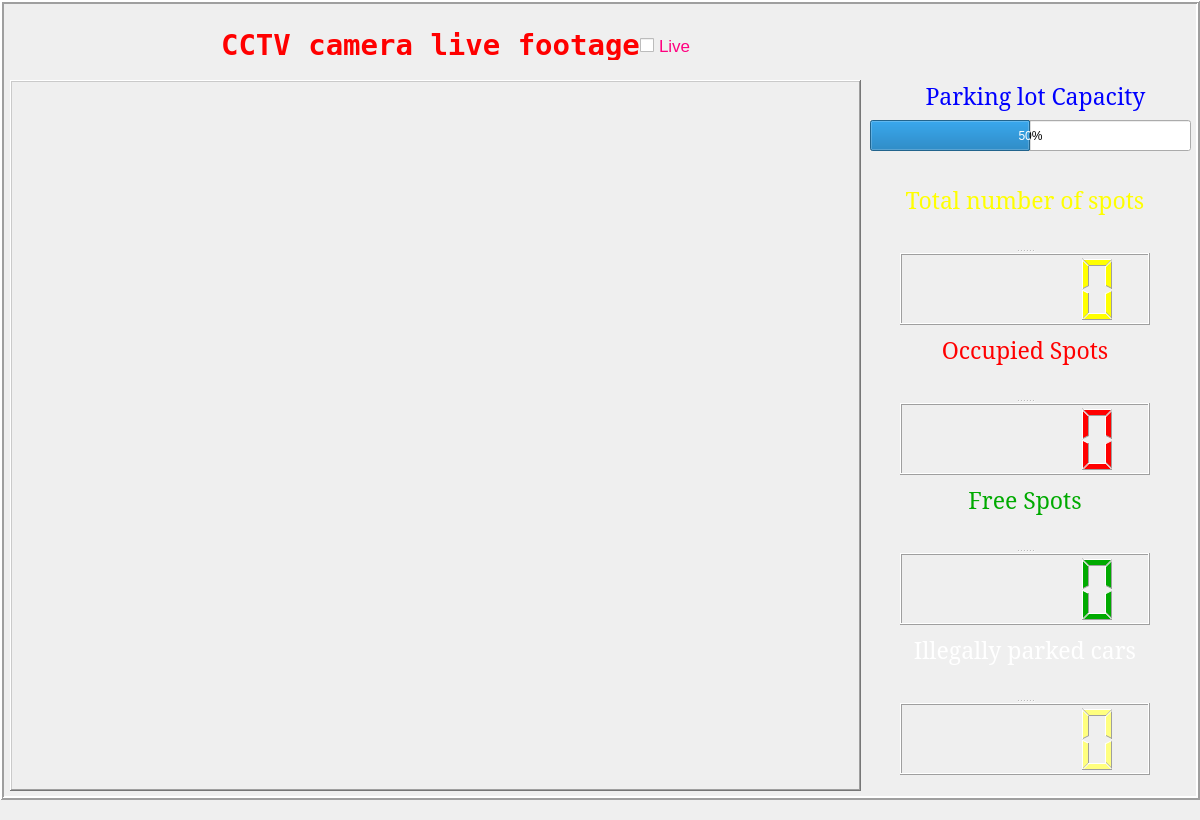
<?xml version="1.0" encoding="UTF-8"?>
<ui version="4.0">
 <class>MainWindow</class>
 <widget class="QMainWindow" name="MainWindow">
  <property name="geometry">
   <rect>
    <x>0</x>
    <y>0</y>
    <width>1200</width>
    <height>820</height>
   </rect>
  </property>
  <property name="maximumSize">
   <size>
    <width>1200</width>
    <height>820</height>
   </size>
  </property>
  <property name="windowTitle">
   <string>MainWindow</string>
  </property>
  <widget class="QWidget" name="centralwidget">
   <widget class="QLabel" name="background">
    <property name="geometry">
     <rect>
      <x>0</x>
      <y>0</y>
      <width>1200</width>
      <height>800</height>
     </rect>
    </property>
    <property name="frameShape">
     <enum>QFrame::Box</enum>
    </property>
    <property name="frameShadow">
     <enum>QFrame::Raised</enum>
    </property>
    <property name="lineWidth">
     <number>2</number>
    </property>
    <property name="text">
     <string/>
    </property>
    <property name="pixmap">
     <pixmap>../../../../Downloads/1116882.jpg</pixmap>
    </property>
    <property name="scaledContents">
     <bool>true</bool>
    </property>
   </widget>
   <widget class="QProgressBar" name="capacity_bar">
    <property name="geometry">
     <rect>
      <x>870</x>
      <y>120</y>
      <width>321</width>
      <height>31</height>
     </rect>
    </property>
    <property name="value">
     <number>50</number>
    </property>
    <property name="alignment">
     <set>Qt::AlignCenter</set>
    </property>
    <property name="textVisible">
     <bool>true</bool>
    </property>
    <property name="orientation">
     <enum>Qt::Horizontal</enum>
    </property>
    <property name="invertedAppearance">
     <bool>false</bool>
    </property>
    <property name="textDirection">
     <enum>QProgressBar::TopToBottom</enum>
    </property>
   </widget>
   <widget class="QLabel" name="label_2">
    <property name="geometry">
     <rect>
      <x>910</x>
      <y>80</y>
      <width>251</width>
      <height>31</height>
     </rect>
    </property>
    <property name="palette">
     <palette>
      <active>
       <colorrole role="WindowText">
        <brush brushstyle="SolidPattern">
         <color alpha="255">
          <red>0</red>
          <green>0</green>
          <blue>255</blue>
         </color>
        </brush>
       </colorrole>
      </active>
      <inactive>
       <colorrole role="WindowText">
        <brush brushstyle="SolidPattern">
         <color alpha="255">
          <red>0</red>
          <green>0</green>
          <blue>255</blue>
         </color>
        </brush>
       </colorrole>
      </inactive>
      <disabled>
       <colorrole role="WindowText">
        <brush brushstyle="SolidPattern">
         <color alpha="255">
          <red>120</red>
          <green>120</green>
          <blue>120</blue>
         </color>
        </brush>
       </colorrole>
      </disabled>
     </palette>
    </property>
    <property name="font">
     <font>
      <family>MS Serif</family>
      <pointsize>17</pointsize>
      <weight>50</weight>
      <bold>false</bold>
     </font>
    </property>
    <property name="text">
     <string>Parking lot Capacity</string>
    </property>
    <property name="alignment">
     <set>Qt::AlignCenter</set>
    </property>
   </widget>
   <widget class="QLabel" name="live_feed">
    <property name="geometry">
     <rect>
      <x>10</x>
      <y>80</y>
      <width>851</width>
      <height>711</height>
     </rect>
    </property>
    <property name="frameShape">
     <enum>QFrame::WinPanel</enum>
    </property>
    <property name="frameShadow">
     <enum>QFrame::Raised</enum>
    </property>
    <property name="lineWidth">
     <number>2</number>
    </property>
    <property name="midLineWidth">
     <number>1</number>
    </property>
    <property name="text">
     <string/>
    </property>
    <property name="pixmap">
     <pixmap>parking_footage/22.png</pixmap>
    </property>
    <property name="scaledContents">
     <bool>true</bool>
    </property>
   </widget>
   <widget class="QLabel" name="label_4">
    <property name="geometry">
     <rect>
      <x>10</x>
      <y>29</y>
      <width>841</width>
      <height>31</height>
     </rect>
    </property>
    <property name="palette">
     <palette>
      <active>
       <colorrole role="WindowText">
        <brush brushstyle="SolidPattern">
         <color alpha="255">
          <red>255</red>
          <green>0</green>
          <blue>0</blue>
         </color>
        </brush>
       </colorrole>
      </active>
      <inactive>
       <colorrole role="WindowText">
        <brush brushstyle="SolidPattern">
         <color alpha="255">
          <red>255</red>
          <green>0</green>
          <blue>0</blue>
         </color>
        </brush>
       </colorrole>
      </inactive>
      <disabled>
       <colorrole role="WindowText">
        <brush brushstyle="SolidPattern">
         <color alpha="255">
          <red>120</red>
          <green>120</green>
          <blue>120</blue>
         </color>
        </brush>
       </colorrole>
      </disabled>
     </palette>
    </property>
    <property name="font">
     <font>
      <family>NSimSun</family>
      <pointsize>22</pointsize>
      <weight>75</weight>
      <italic>false</italic>
      <bold>true</bold>
      <strikeout>false</strikeout>
      <stylestrategy>PreferDefault</stylestrategy>
      <kerning>false</kerning>
     </font>
    </property>
    <property name="text">
     <string>CCTV camera live footage</string>
    </property>
    <property name="alignment">
     <set>Qt::AlignCenter</set>
    </property>
   </widget>
   <widget class="QLabel" name="label">
    <property name="geometry">
     <rect>
      <x>1110</x>
      <y>10</y>
      <width>71</width>
      <height>61</height>
     </rect>
    </property>
    <property name="frameShape">
     <enum>QFrame::NoFrame</enum>
    </property>
    <property name="text">
     <string/>
    </property>
    <property name="pixmap">
     <pixmap>../../../../Downloads/Logo 500x500 px (8).png</pixmap>
    </property>
    <property name="scaledContents">
     <bool>true</bool>
    </property>
   </widget>
   <widget class="QSplitter" name="splitter">
    <property name="geometry">
     <rect>
      <x>900</x>
      <y>300</y>
      <width>250</width>
      <height>175</height>
     </rect>
    </property>
    <property name="orientation">
     <enum>Qt::Vertical</enum>
    </property>
    <widget class="QLabel" name="label_5">
     <property name="palette">
      <palette>
       <active>
        <colorrole role="WindowText">
         <brush brushstyle="SolidPattern">
          <color alpha="255">
           <red>255</red>
           <green>0</green>
           <blue>0</blue>
          </color>
         </brush>
        </colorrole>
       </active>
       <inactive>
        <colorrole role="WindowText">
         <brush brushstyle="SolidPattern">
          <color alpha="255">
           <red>255</red>
           <green>0</green>
           <blue>0</blue>
          </color>
         </brush>
        </colorrole>
       </inactive>
       <disabled>
        <colorrole role="WindowText">
         <brush brushstyle="SolidPattern">
          <color alpha="255">
           <red>120</red>
           <green>120</green>
           <blue>120</blue>
          </color>
         </brush>
        </colorrole>
       </disabled>
      </palette>
     </property>
     <property name="font">
      <font>
       <family>MS Serif</family>
       <pointsize>17</pointsize>
       <weight>50</weight>
       <bold>false</bold>
      </font>
     </property>
     <property name="text">
      <string>Occupied Spots</string>
     </property>
     <property name="alignment">
      <set>Qt::AlignCenter</set>
     </property>
    </widget>
    <widget class="QLCDNumber" name="lcdNumber">
     <property name="palette">
      <palette>
       <active>
        <colorrole role="WindowText">
         <brush brushstyle="SolidPattern">
          <color alpha="255">
           <red>255</red>
           <green>0</green>
           <blue>0</blue>
          </color>
         </brush>
        </colorrole>
       </active>
       <inactive>
        <colorrole role="WindowText">
         <brush brushstyle="SolidPattern">
          <color alpha="255">
           <red>255</red>
           <green>0</green>
           <blue>0</blue>
          </color>
         </brush>
        </colorrole>
       </inactive>
       <disabled>
        <colorrole role="WindowText">
         <brush brushstyle="SolidPattern">
          <color alpha="255">
           <red>120</red>
           <green>120</green>
           <blue>120</blue>
          </color>
         </brush>
        </colorrole>
       </disabled>
      </palette>
     </property>
     <property name="layoutDirection">
      <enum>Qt::LeftToRight</enum>
     </property>
     <property name="smallDecimalPoint">
      <bool>false</bool>
     </property>
     <property name="segmentStyle">
      <enum>QLCDNumber::Filled</enum>
     </property>
     <property name="value" stdset="0">
      <double>0.000000000000000</double>
     </property>
    </widget>
   </widget>
   <widget class="QSplitter" name="splitter_2">
    <property name="geometry">
     <rect>
      <x>900</x>
      <y>450</y>
      <width>250</width>
      <height>175</height>
     </rect>
    </property>
    <property name="orientation">
     <enum>Qt::Vertical</enum>
    </property>
    <widget class="QLabel" name="label_6">
     <property name="palette">
      <palette>
       <active>
        <colorrole role="WindowText">
         <brush brushstyle="SolidPattern">
          <color alpha="255">
           <red>0</red>
           <green>170</green>
           <blue>0</blue>
          </color>
         </brush>
        </colorrole>
       </active>
       <inactive>
        <colorrole role="WindowText">
         <brush brushstyle="SolidPattern">
          <color alpha="255">
           <red>0</red>
           <green>170</green>
           <blue>0</blue>
          </color>
         </brush>
        </colorrole>
       </inactive>
       <disabled>
        <colorrole role="WindowText">
         <brush brushstyle="SolidPattern">
          <color alpha="255">
           <red>120</red>
           <green>120</green>
           <blue>120</blue>
          </color>
         </brush>
        </colorrole>
       </disabled>
      </palette>
     </property>
     <property name="font">
      <font>
       <family>MS Serif</family>
       <pointsize>17</pointsize>
       <weight>50</weight>
       <bold>false</bold>
      </font>
     </property>
     <property name="text">
      <string>Free Spots</string>
     </property>
     <property name="alignment">
      <set>Qt::AlignCenter</set>
     </property>
    </widget>
    <widget class="QLCDNumber" name="lcdNumber_2">
     <property name="palette">
      <palette>
       <active>
        <colorrole role="WindowText">
         <brush brushstyle="SolidPattern">
          <color alpha="255">
           <red>0</red>
           <green>170</green>
           <blue>0</blue>
          </color>
         </brush>
        </colorrole>
       </active>
       <inactive>
        <colorrole role="WindowText">
         <brush brushstyle="SolidPattern">
          <color alpha="255">
           <red>0</red>
           <green>170</green>
           <blue>0</blue>
          </color>
         </brush>
        </colorrole>
       </inactive>
       <disabled>
        <colorrole role="WindowText">
         <brush brushstyle="SolidPattern">
          <color alpha="255">
           <red>120</red>
           <green>120</green>
           <blue>120</blue>
          </color>
         </brush>
        </colorrole>
       </disabled>
      </palette>
     </property>
    </widget>
   </widget>
   <widget class="QSplitter" name="splitter_3">
    <property name="geometry">
     <rect>
      <x>900</x>
      <y>600</y>
      <width>250</width>
      <height>175</height>
     </rect>
    </property>
    <property name="orientation">
     <enum>Qt::Vertical</enum>
    </property>
    <widget class="QLabel" name="label_7">
     <property name="palette">
      <palette>
       <active>
        <colorrole role="WindowText">
         <brush brushstyle="SolidPattern">
          <color alpha="255">
           <red>255</red>
           <green>255</green>
           <blue>255</blue>
          </color>
         </brush>
        </colorrole>
       </active>
       <inactive>
        <colorrole role="WindowText">
         <brush brushstyle="SolidPattern">
          <color alpha="255">
           <red>255</red>
           <green>255</green>
           <blue>255</blue>
          </color>
         </brush>
        </colorrole>
       </inactive>
       <disabled>
        <colorrole role="WindowText">
         <brush brushstyle="SolidPattern">
          <color alpha="255">
           <red>120</red>
           <green>120</green>
           <blue>120</blue>
          </color>
         </brush>
        </colorrole>
       </disabled>
      </palette>
     </property>
     <property name="font">
      <font>
       <family>MS Serif</family>
       <pointsize>17</pointsize>
       <weight>50</weight>
       <bold>false</bold>
      </font>
     </property>
     <property name="text">
      <string>Illegally parked cars</string>
     </property>
     <property name="alignment">
      <set>Qt::AlignCenter</set>
     </property>
    </widget>
    <widget class="QLCDNumber" name="lcdNumber_3">
     <property name="palette">
      <palette>
       <active>
        <colorrole role="WindowText">
         <brush brushstyle="SolidPattern">
          <color alpha="255">
           <red>255</red>
           <green>255</green>
           <blue>127</blue>
          </color>
         </brush>
        </colorrole>
       </active>
       <inactive>
        <colorrole role="WindowText">
         <brush brushstyle="SolidPattern">
          <color alpha="255">
           <red>255</red>
           <green>255</green>
           <blue>127</blue>
          </color>
         </brush>
        </colorrole>
       </inactive>
       <disabled>
        <colorrole role="WindowText">
         <brush brushstyle="SolidPattern">
          <color alpha="255">
           <red>120</red>
           <green>120</green>
           <blue>120</blue>
          </color>
         </brush>
        </colorrole>
       </disabled>
      </palette>
     </property>
    </widget>
   </widget>
   <widget class="QSplitter" name="splitter_4">
    <property name="geometry">
     <rect>
      <x>900</x>
      <y>150</y>
      <width>250</width>
      <height>175</height>
     </rect>
    </property>
    <property name="orientation">
     <enum>Qt::Vertical</enum>
    </property>
    <widget class="QLabel" name="label_8">
     <property name="palette">
      <palette>
       <active>
        <colorrole role="WindowText">
         <brush brushstyle="SolidPattern">
          <color alpha="255">
           <red>255</red>
           <green>255</green>
           <blue>0</blue>
          </color>
         </brush>
        </colorrole>
       </active>
       <inactive>
        <colorrole role="WindowText">
         <brush brushstyle="SolidPattern">
          <color alpha="255">
           <red>255</red>
           <green>255</green>
           <blue>0</blue>
          </color>
         </brush>
        </colorrole>
       </inactive>
       <disabled>
        <colorrole role="WindowText">
         <brush brushstyle="SolidPattern">
          <color alpha="255">
           <red>120</red>
           <green>120</green>
           <blue>120</blue>
          </color>
         </brush>
        </colorrole>
       </disabled>
      </palette>
     </property>
     <property name="font">
      <font>
       <family>MS Serif</family>
       <pointsize>17</pointsize>
       <weight>50</weight>
       <bold>false</bold>
      </font>
     </property>
     <property name="text">
      <string>Total number of spots</string>
     </property>
     <property name="alignment">
      <set>Qt::AlignCenter</set>
     </property>
    </widget>
    <widget class="QLCDNumber" name="lcdNumber_4">
     <property name="palette">
      <palette>
       <active>
        <colorrole role="WindowText">
         <brush brushstyle="SolidPattern">
          <color alpha="255">
           <red>255</red>
           <green>255</green>
           <blue>0</blue>
          </color>
         </brush>
        </colorrole>
       </active>
       <inactive>
        <colorrole role="WindowText">
         <brush brushstyle="SolidPattern">
          <color alpha="255">
           <red>255</red>
           <green>255</green>
           <blue>0</blue>
          </color>
         </brush>
        </colorrole>
       </inactive>
       <disabled>
        <colorrole role="WindowText">
         <brush brushstyle="SolidPattern">
          <color alpha="255">
           <red>120</red>
           <green>120</green>
           <blue>120</blue>
          </color>
         </brush>
        </colorrole>
       </disabled>
      </palette>
     </property>
     <property name="layoutDirection">
      <enum>Qt::LeftToRight</enum>
     </property>
     <property name="smallDecimalPoint">
      <bool>false</bool>
     </property>
     <property name="segmentStyle">
      <enum>QLCDNumber::Filled</enum>
     </property>
     <property name="value" stdset="0">
      <double>0.000000000000000</double>
     </property>
    </widget>
   </widget>
   <widget class="QCheckBox" name="start">
    <property name="geometry">
     <rect>
      <x>640</x>
      <y>30</y>
      <width>111</width>
      <height>31</height>
     </rect>
    </property>
    <property name="palette">
     <palette>
      <active>
       <colorrole role="WindowText">
        <brush brushstyle="SolidPattern">
         <color alpha="255">
          <red>255</red>
          <green>0</green>
          <blue>127</blue>
         </color>
        </brush>
       </colorrole>
      </active>
      <inactive>
       <colorrole role="WindowText">
        <brush brushstyle="SolidPattern">
         <color alpha="255">
          <red>255</red>
          <green>0</green>
          <blue>127</blue>
         </color>
        </brush>
       </colorrole>
      </inactive>
      <disabled>
       <colorrole role="WindowText">
        <brush brushstyle="SolidPattern">
         <color alpha="255">
          <red>120</red>
          <green>120</green>
          <blue>120</blue>
         </color>
        </brush>
       </colorrole>
      </disabled>
     </palette>
    </property>
    <property name="font">
     <font>
      <pointsize>13</pointsize>
     </font>
    </property>
    <property name="autoFillBackground">
     <bool>false</bool>
    </property>
    <property name="text">
     <string>Live</string>
    </property>
   </widget>
  </widget>
  <widget class="QMenuBar" name="menubar">
   <property name="geometry">
    <rect>
     <x>0</x>
     <y>0</y>
     <width>1200</width>
     <height>21</height>
    </rect>
   </property>
  </widget>
 </widget>
 <resources/>
 <connections/>
</ui>
